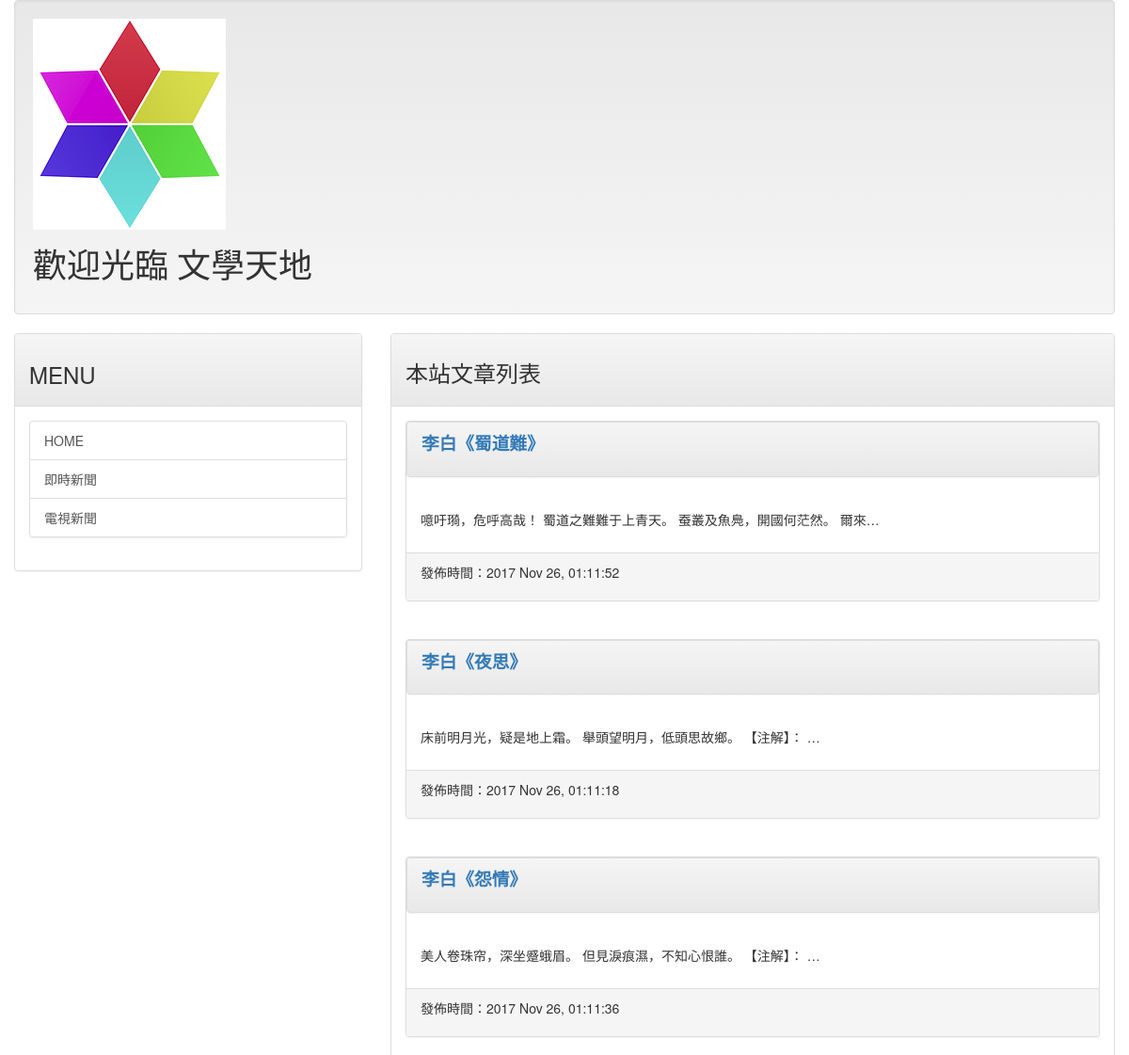
Before: / (upper part) with the older database file.
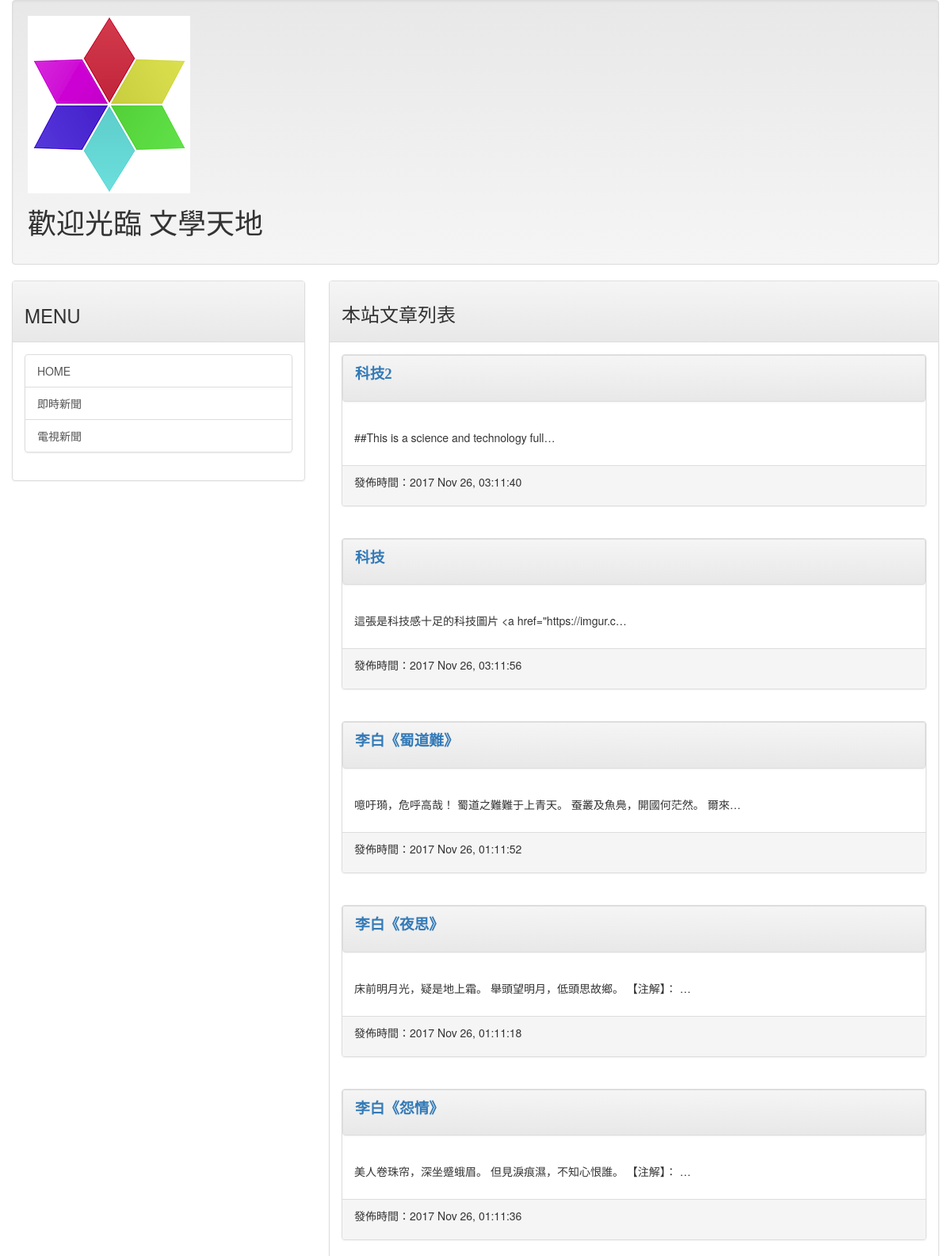
After: the same page with the newer database file.
### mainsite/models.py (models this page shows, shortened)
class Post(models.Model):
    title = models.CharField(max_length=200)                # article title
    slug = models.CharField(max_length=200)                 # article URL
    body = models.TextField()                               # article context
    pub_date = models.DateTimeField(default=timezone.now)   # context publish time
    class Meta:
        ordering = ('-pub_date',)

### mainsite/views.py (the view)
# urls.py: url(r'^$', homepage),
def homepage(request):
    template = get_template('index2.html')
    posts = Post.objects.all()
    now = datetime.now()
    html = template.render(locals())    # locals() will memory all local variable use dictionary type to package
    return HttpResponse(html)

### templates/index2.html (shortened to what this page needs)
{% extends 'base.html' %}
{% block headmessage %}
    <h3 style='font-family:標楷體;'>本站文章列表</a>
{% endblock %}
{% block content %}
    {% for post in posts %}
        <div class='panel panel-default'>
            <div class='panel panel-heading'>
                <p style='font-family:微軟正黑體;font-size:14pt;font-weight:bold;'>
                    <a href='/post/{{post.slug}}'>{{ post.title }}</a>
                </p>
            </div>
            <div class='panel-body' style='bachground-color:#ffffdd'>
                <p>
                    {{ post.body | truncatechars:40 }}
                </p>
            </div>
            <div class='panel-footer' style='bachground-color:#efefef'>
                <p>
                    發佈時間：{{ post.pub_date | date:"Y M d, h:m:s" }}
                </p>
            </div>
        </div>
        <br>
    {% endfor %}
{% endblock %}

### templates/base.html (shortened to what this page needs)
<!DOCTYPE html>
<html>
<head>
    <link rel="stylesheet" href="https://maxcdn.bootstrapcdn.com/bootstrap/3.3.7/css/bootstrap.min.css">
    <link rel="stylesheet" href="https://maxcdn.bootstrapcdn.com/bootstrap/3.3.7/css/bootstrap-theme.min.css">
</head>
<body>
    <div class='container-fluid'>
        {% include 'header.html' %}
        <div class='row'>
            <div class='col-sm-4 col-md-4'>
                <div class='panel panel-default'>
                    <div class='panel-heading'>
                        <h3>
                            MENU
                        </h3>
                    </div>
                    <div class='panel-body'>
                        <div class='list-group'>
                            <a href='/' class='list-group-item'>HOME</a>
                            <a href='http://tar.so/news' class='list-group-item'>即時新聞</a>
                            <a href='http://drho.tw/news' class='list-group-item'>電視新聞</a>
                        </div>
                    </div>
                </div>
            </div>
            <div class='col-sm-8 col-md-8'>
                <div class='panel panel-default'>
                    <div class='panel-heading'>
                        {% block headmessage %} {% endblock %}
                    </div>
                    <div class='panel-body'>
                        {% block content %} {% endblock %}
                    </div>
                </div>
            </div>
        </div>
    </div>
</body>
</html>

### templates/header.html
{% load staticfiles %}
<div class='well'>
    <img src="{% static "images/img03.png" %}">
    <h1 style="font-family:微軟正黑體;">歡迎光臨 文學天地</h1>
</div>

Changed rows visible on the page:
added Post: title "科技2", body "##This is a science and technology full…", pub_date "2017 Nov 26, 03:11:40"
added Post: title "科技", body "這張是科技感十足的科技圖片 <a href=\"https://imgur.c…", pub_date "2017 Nov 26, 03:11:56"
